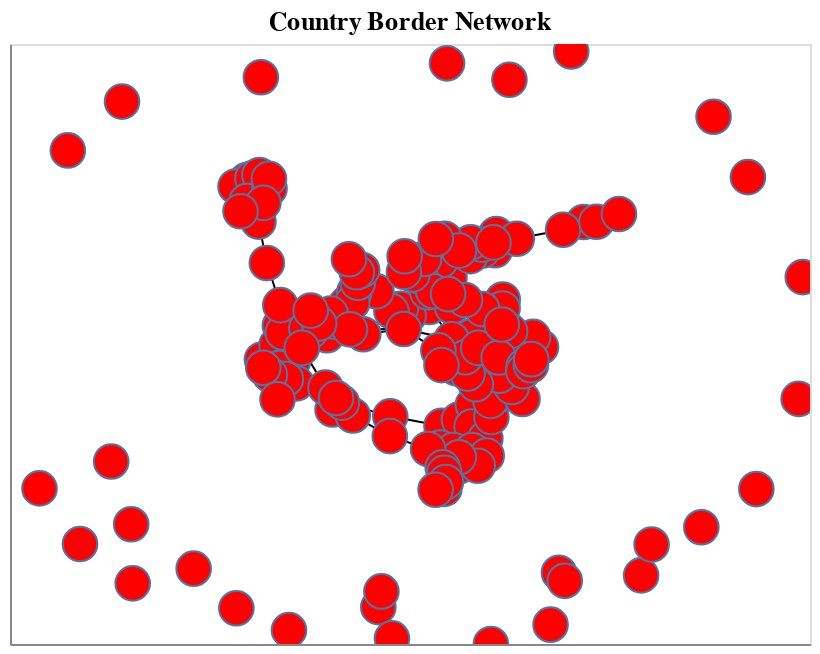

Notebook source saved alongside this figure:
### Markdown cell above
# Nodes

### Code cell
# Parse Borders column to Python lists
df['Borders'] = df['Borders'].apply(
    lambda x: ast.literal_eval(x) if isinstance(x, str) else ([] if pd.isna(x) else x)
)

# Create a set of valid 3-letter abbreviations in the dataset
valid_country_codes = set(df['Abbreviation_3'].dropna().tolist())

# Build the graph using 3-letter abbreviations as node IDs
border_graph = nx.Graph()
for idx, row in df.iterrows():
    country_code = row['Abbreviation_3']
    if pd.notna(country_code):  # Only add if we have a valid 3-letter code
        country_name = row['Country']
        # Add node with abbreviation as ID and country name as attribute
        border_graph.add_node(country_code, Country=country_name)
        # Add edges only for neighbors that exist in our dataset
        for neighbor_code in row['Borders']:
            if neighbor_code in valid_country_codes:
                border_graph.add_edge(country_code, neighbor_code)

# Visualize the network graph
node_positions = nx.spring_layout(border_graph, seed=42)
border_network_viz = nxa.draw_networkx(border_graph, node_positions, node_tooltip=['Country:N'])
border_network_viz = border_network_viz.properties(
    width=400,
    height=300,
    title='Country Border Network'
).interactive()
border_network_viz

### Figure 1 — Vega-Lite specification as saved in the notebook (floating-point values rounded to 4 significant figures; data arrays with more than 128 entries replaced by an {"elided": "..."} marker saying what was removed)
{"config": {"view": {"continuousWidth": 300, "continuousHeight": 300}}, "layer": [{"data": {"name": "data-79232db5da2dce7f5249a83fe46bb6f6"}, "mark": {"type": "line", "color": "black", "opacity": 1, "strokeWidth": 1}, "encoding": {"detail": {"field": "edge", "type": "quantitative"}, "x": {"axis": {"grid": false, "labels": false, "ticks": false, "title": ""}, "field": "x", "type": "quantitative"}, "y": {"axis": {"grid": false, "labels": false, "ticks": false, "title": ""}, "field": "y", "type": "quantitative"}}, "name": "view_2"}, {"data": {"name": "data-39e1272df39d0f166b18d4eacdfe280d"}, "mark": {"type": "point", "fill": "red", "opacity": 1, "size": 300, "strokeWidth": 1.0}, "encoding": {"tooltip": [{"field": "Country", "type": "nominal"}], "x": {"axis": {"grid": false, "labels": false, "ticks": false}, "field": "x", "type": "quantitative"}, "y": {"axis": {"grid": false, "labels": false, "ticks": false}, "field": "y", "type": "quantitative"}}}], "height": 300, "params": [{"name": "param_2", "select": {"type": "interval", "encodings": ["x", "y"]}, "bind": "scales", "views": ["view_2"]}], "title": "Country Border Network", "width": 400, "$schema": "https://vega.github.io/schema/vega-lite/v5.20.1.json", "datasets": {"data-79232db5da2dce7f5249a83fe46bb6f6": {"elided": "558 records"}, "data-39e1272df39d0f166b18d4eacdfe280d": {"elided": "171 records"}}}
